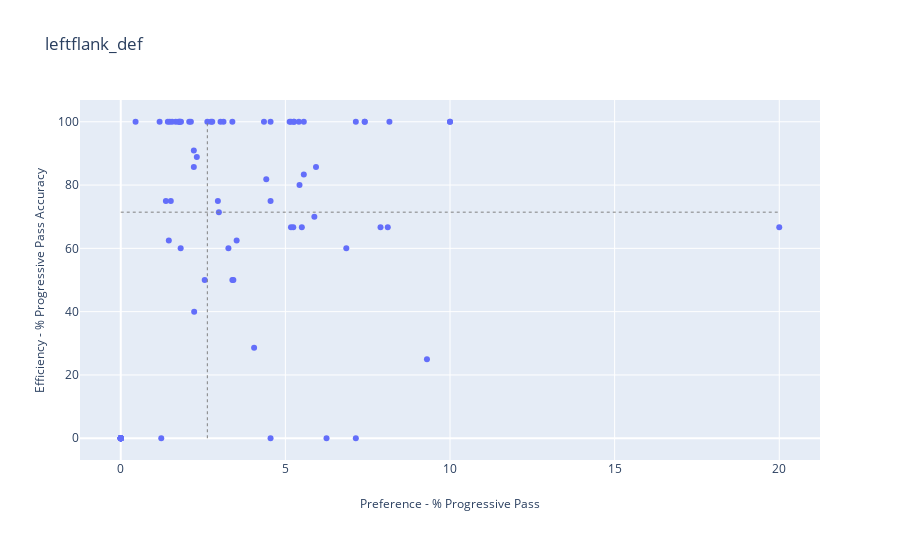
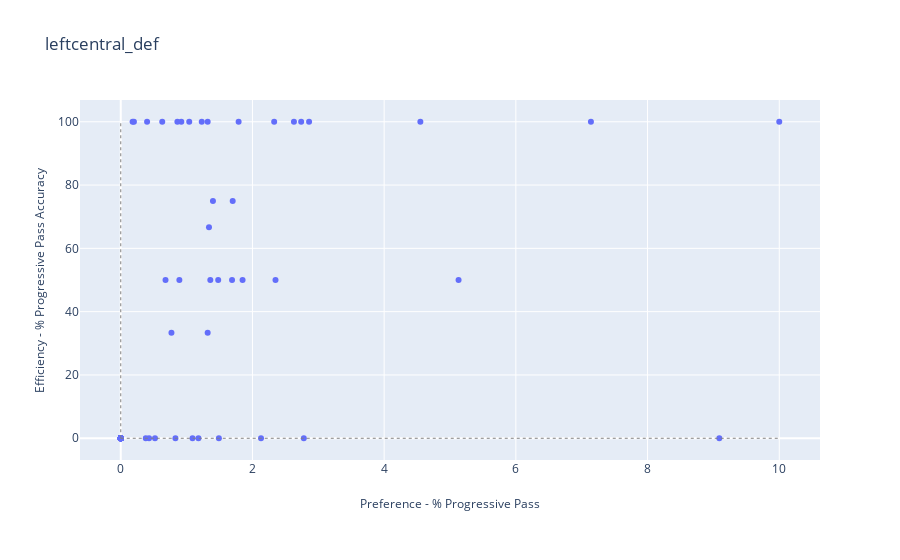
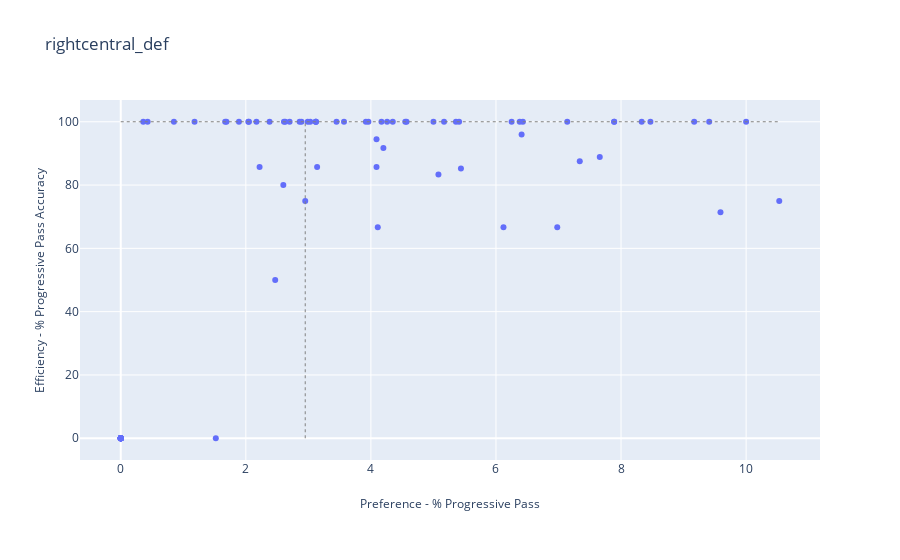
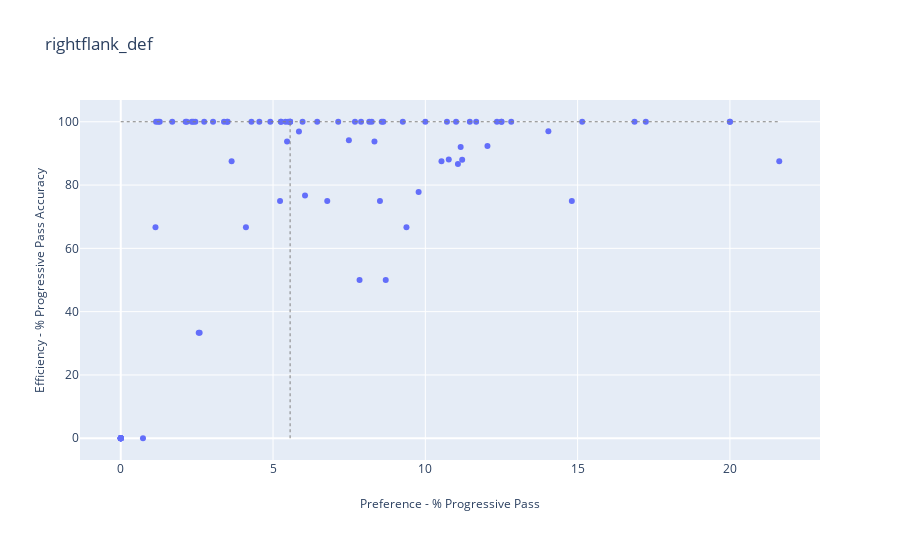

The cell these charts' notebook holds for them, in order:
### Code cell
plot_preference_accuracy_region(defender_attrs_lcb_plot_prefacc)

### Figure 1 — Plotly figure (JSON) as saved in the notebook; plotly's stock layout.template omitted (floating-point values rounded to 4 significant figures)
{"data": [{"mode": "markers", "name": "Plot0", "text": ["AaronCresswell LCB left", "AdrianMariappa L_CB right", "AhmedHegazi LCB right", "AhmedHegazi L_CB right", "AlfieMawson LCB right", "AlfieMawson L_CB right", "AngeloOgbonna LCB left", "AngeloOgbonna L_CB left", "AntonioRudiger LCB right", "AshleyWilliams L_CB right", "AymericLaporte LCB left", "AymericLaporte L_CB left", "BenMee L_CB left", "BrunoMartinsIndi LCB left", "BrunoMartinsIndi L_CB left", "CalumChambers L_CB right", "ChrisSmalling L_CB right", "ChristianKabasele LCB right", "ChristianKabasele L_CB right", "ChristopherSchindler L_CB right", "CiaranClark LCB left", "CiaranClark L_CB left", "CraigCathcart L_CB right", "DeclanRice LCB right", "DejanLovren L_CB right", "EliaquimMangala LCB left", "EliaquimMangala L_CB left", "ErikPieters LCB left", "FlorianLejeune L_CB right", "GaryCahill LCB right", "GeoffCameron LCB right", "HarryMaguire L_CB right", "JairoRiedewald LCB left", "JamesCollins LCB right", "JamesTarkowski L_CB right", "JamesTomkins LCB right", "JamesTomkins L_CB right", "JanVertonghen LCB left", "JanVertonghen L_CB left", "JonnyEvans LCB right", "JonnyEvans L_CB right", "JoseHolebas LCB left", "KevinWimmer LCB left", "KevinWimmer L_CB left", "KonstantinosMavropanos L_CB right", "KurtZouma L_CB right", "LaurentKoscielny LCB right", "LaurentKoscielny L_CB right", "LewisDunk LCB right", "LewisDunk L_CB right", "MamadouSakho L_CB left", "MarcosRojo LCB left", "MarcosRojo L_CB left", "MartinCranie L_CB right", "MayaYoshida L_CB right", "MichaelKeane LCB right", "MichaelKeane L_CB right", "MiguelBritos LCB left", "MiguelBritos L_CB left", "NachoMonreal LCB left", "NachoMonreal L_CB left", "NathanAke LCB left", "NathanAke L_CB left", "NicolasOtamendi LCB right", "NicolasOtamendi L_CB right", "PaulDummett LCB left", "PhilJagielka LCB right", "PhilJagielka L_CB right", "PhilJones LCB right", "PhilJones L_CB right", "RagnarKlavan L_CB left", "RobHolding LCB right", "RobHolding L_CB right", "ScottDann L_CB right", "SeadKolasinac LCB left", "ShkodranMustafi L_CB right", "SteveCook L_CB right", "TerenceKongolo LCB left", "TobyAlderweireld L_CB right", "TyroneMings LCB left", "VictorNilssonLindelof L_CB right", "VincentKompany L_CB right", "VirgilvanDijk L_CB right", "VirgilvanDijk L_CB right", "WesleyHoedt LCB left", "WesleyHoedt L_CB left", "WinstonReid L_CB right"], "type": "scatter", "x": [1.82, 4.35, 5.13, 5.93, 2.23, 4.42, 8.11, 1.18, 2.22, 2.08, 5.56, 1.75, 5.24, 0, 2.78, 3.12, 0, 0, 5.56, 2.95, 0, 4.05, 20, 4.55, 1.67, 0, 2.13, 0, 3.52, 1.56, 0, 2.22, 0, 0, 5.43, 7.14, 7.89, 2.98, 4.55, 1.79, 5.5, 0, 1.23, 5.26, 7.14, 3.39, 0, 5.17, 0, 2.31, 5.17, 0, 2.74, 0, 9.3, 6.25, 3.27, 4.55, 1.49, 1.52, 5.26, 6.85, 2.55, 1.43, 1.46, 0, 0, 3.03, 0, 5.88, 0.45, 7.41, 8.16, 3.39, 0, 0, 10, 0, 2.63, 0, 7.41, 10, 1.79, 1.83, 3.42, 1.37, 5.41], "y": [60, 100, 100, 85.71, 40, 81.82, 66.67, 100, 85.71, 100, 100, 100, 66.67, 0, 100, 100, 0, 0, 83.33, 75, 0, 28.57, 66.67, 0, 100, 0, 100, 0, 62.5, 100, 0, 90.91, 0, 0, 80, 0, 66.67, 71.43, 75, 100, 66.67, 0, 0, 100, 100, 50, 0, 100, 0, 88.89, 66.67, 0, 100, 0, 25, 0, 60, 100, 100, 75, 100, 60, 50, 100, 62.5, 0, 0, 100, 0, 70, 100, 100, 100, 100, 0, 0, 100, 0, 100, 0, 100, 100, 100, 100, 50, 75, 100]}], "layout": {"annotations": [{"showarrow": false, "text": "Preference - % Progressive Pass", "x": 0.5, "xref": "paper", "y": -0.15, "yref": "paper"}, {"showarrow": false, "text": "Efficiency - % Progressive Pass Accuracy", "textangle": -90, "x": -0.07, "xref": "paper", "y": 0.5, "yref": "paper"}], "autosize": true, "margin": {"b": 100}, "shapes": [{"line": {"color": "Grey", "dash": "dot", "width": 1}, "type": "line", "x0": 2.63, "x1": 2.63, "xref": "x", "y0": 0, "y1": 100, "yref": "y"}, {"line": {"color": "Grey", "dash": "dot", "width": 1}, "type": "line", "x0": 0, "x1": 20, "xref": "x", "y0": 71.43, "y1": 71.43, "yref": "y"}], "title": {"text": "leftflank_def"}}}

### Figure 2 — Plotly figure (JSON) as saved in the notebook; plotly's stock layout.template omitted (floating-point values rounded to 4 significant figures)
{"data": [{"mode": "markers", "name": "Plot1", "text": ["AaronCresswell LCB left", "AdrianMariappa L_CB right", "AhmedHegazi LCB right", "AhmedHegazi L_CB right", "AlfieMawson LCB right", "AlfieMawson L_CB right", "AngeloOgbonna LCB left", "AngeloOgbonna L_CB left", "AntonioRudiger LCB right", "AshleyWilliams L_CB right", "AymericLaporte LCB left", "AymericLaporte L_CB left", "BenMee L_CB left", "BrunoMartinsIndi LCB left", "BrunoMartinsIndi L_CB left", "CalumChambers L_CB right", "ChrisSmalling L_CB right", "ChristianKabasele LCB right", "ChristianKabasele L_CB right", "ChristopherSchindler L_CB right", "CiaranClark LCB left", "CiaranClark L_CB left", "CraigCathcart L_CB right", "DeclanRice LCB right", "DejanLovren L_CB right", "EliaquimMangala LCB left", "EliaquimMangala L_CB left", "ErikPieters LCB left", "FlorianLejeune L_CB right", "GaryCahill LCB right", "GeoffCameron LCB right", "HarryMaguire L_CB right", "JairoRiedewald LCB left", "JamesCollins LCB right", "JamesTarkowski L_CB right", "JamesTomkins LCB right", "JamesTomkins L_CB right", "JanVertonghen LCB left", "JanVertonghen L_CB left", "JonnyEvans LCB right", "JonnyEvans L_CB right", "JoseHolebas LCB left", "KevinWimmer LCB left", "KevinWimmer L_CB left", "KonstantinosMavropanos L_CB right", "KurtZouma L_CB right", "LaurentKoscielny LCB right", "LaurentKoscielny L_CB right", "LewisDunk LCB right", "LewisDunk L_CB right", "MamadouSakho L_CB left", "MarcosRojo LCB left", "MarcosRojo L_CB left", "MartinCranie L_CB right", "MayaYoshida L_CB right", "MichaelKeane LCB right", "MichaelKeane L_CB right", "MiguelBritos LCB left", "MiguelBritos L_CB left", "NachoMonreal LCB left", "NachoMonreal L_CB left", "NathanAke LCB left", "NathanAke L_CB left", "NicolasOtamendi LCB right", "NicolasOtamendi L_CB right", "PaulDummett LCB left", "PhilJagielka LCB right", "PhilJagielka L_CB right", "PhilJones LCB right", "PhilJones L_CB right", "RagnarKlavan L_CB left", "RobHolding LCB right", "RobHolding L_CB right", "ScottDann L_CB right", "SeadKolasinac LCB left", "ShkodranMustafi L_CB right", "SteveCook L_CB right", "TerenceKongolo LCB left", "TobyAlderweireld L_CB right", "TyroneMings LCB left", "VictorNilssonLindelof L_CB right", "VincentKompany L_CB right", "VirgilvanDijk L_CB right", "VirgilvanDijk L_CB right", "WesleyHoedt LCB left", "WesleyHoedt L_CB left", "WinstonReid L_CB right"], "type": "scatter", "x": [1.09, 0, 5.13, 1.69, 1.34, 0.4, 0, 2.35, 0.63, 1.04, 0, 0, 1.4, 0, 2.78, 0, 0, 0, 1.85, 1.48, 4.55, 0, 0, 9.09, 0.83, 0, 0, 0, 1.32, 0.52, 2.86, 0.2, 0, 0, 0, 7.14, 1.32, 0.43, 1.36, 1.79, 0.92, 0, 1.23, 2.63, 0, 0, 0, 0, 0, 0.77, 0.86, 0, 0, 0, 2.33, 0, 0, 0, 1.49, 0.38, 0, 2.74, 1.7, 0, 0.18, 0, 0, 0, 0, 1.18, 0.89, 0, 0, 0, 0, 2.13, 0, 0, 0, 0, 0, 10, 0, 0, 0, 0.68, 0], "y": [0, 0, 50, 50, 66.67, 100, 0, 50, 100, 100, 0, 0, 75, 0, 0, 0, 0, 0, 50, 50, 100, 0, 0, 0, 0, 0, 0, 0, 33.33, 0, 100, 100, 0, 0, 0, 100, 100, 0, 50, 100, 100, 0, 100, 100, 0, 0, 0, 0, 0, 33.33, 100, 0, 0, 0, 100, 0, 0, 0, 0, 0, 0, 100, 75, 0, 100, 0, 0, 0, 0, 0, 50, 0, 0, 0, 0, 0, 0, 0, 0, 0, 0, 100, 0, 0, 0, 50, 0]}], "layout": {"annotations": [{"showarrow": false, "text": "Preference - % Progressive Pass", "x": 0.5, "xref": "paper", "y": -0.15, "yref": "paper"}, {"showarrow": false, "text": "Efficiency - % Progressive Pass Accuracy", "textangle": -90, "x": -0.07, "xref": "paper", "y": 0.5, "yref": "paper"}], "autosize": true, "margin": {"b": 100}, "shapes": [{"line": {"color": "Grey", "dash": "dot", "width": 1}, "type": "line", "x0": 0, "x1": 0, "xref": "x", "y0": 0, "y1": 100, "yref": "y"}, {"line": {"color": "Grey", "dash": "dot", "width": 1}, "type": "line", "x0": 0, "x1": 10, "xref": "x", "y0": 0, "y1": 0, "yref": "y"}], "title": {"text": "leftcentral_def"}}}

### Figure 3 — Plotly figure (JSON) as saved in the notebook; plotly's stock layout.template omitted (floating-point values rounded to 4 significant figures)
{"data": [{"mode": "markers", "name": "Plot2", "text": ["AaronCresswell LCB left", "AdrianMariappa L_CB right", "AhmedHegazi LCB right", "AhmedHegazi L_CB right", "AlfieMawson LCB right", "AlfieMawson L_CB right", "AngeloOgbonna LCB left", "AngeloOgbonna L_CB left", "AntonioRudiger LCB right", "AshleyWilliams L_CB right", "AymericLaporte LCB left", "AymericLaporte L_CB left", "BenMee L_CB left", "BrunoMartinsIndi LCB left", "BrunoMartinsIndi L_CB left", "CalumChambers L_CB right", "ChrisSmalling L_CB right", "ChristianKabasele LCB right", "ChristianKabasele L_CB right", "ChristopherSchindler L_CB right", "CiaranClark LCB left", "CiaranClark L_CB left", "CraigCathcart L_CB right", "DeclanRice LCB right", "DejanLovren L_CB right", "EliaquimMangala LCB left", "EliaquimMangala L_CB left", "ErikPieters LCB left", "FlorianLejeune L_CB right", "GaryCahill LCB right", "GeoffCameron LCB right", "HarryMaguire L_CB right", "JairoRiedewald LCB left", "JamesCollins LCB right", "JamesTarkowski L_CB right", "JamesTomkins LCB right", "JamesTomkins L_CB right", "JanVertonghen LCB left", "JanVertonghen L_CB left", "JonnyEvans LCB right", "JonnyEvans L_CB right", "JoseHolebas LCB left", "KevinWimmer LCB left", "KevinWimmer L_CB left", "KonstantinosMavropanos L_CB right", "KurtZouma L_CB right", "LaurentKoscielny LCB right", "LaurentKoscielny L_CB right", "LewisDunk LCB right", "LewisDunk L_CB right", "MamadouSakho L_CB left", "MarcosRojo LCB left", "MarcosRojo L_CB left", "MartinCranie L_CB right", "MayaYoshida L_CB right", "MichaelKeane LCB right", "MichaelKeane L_CB right", "MiguelBritos LCB left", "MiguelBritos L_CB left", "NachoMonreal LCB left", "NachoMonreal L_CB left", "NathanAke LCB left", "NathanAke L_CB left", "NicolasOtamendi LCB right", "NicolasOtamendi L_CB right", "PaulDummett LCB left", "PhilJagielka LCB right", "PhilJagielka L_CB right", "PhilJones LCB right", "PhilJones L_CB right", "RagnarKlavan L_CB left", "RobHolding LCB right", "RobHolding L_CB right", "ScottDann L_CB right", "SeadKolasinac LCB left", "ShkodranMustafi L_CB right", "SteveCook L_CB right", "TerenceKongolo LCB left", "TobyAlderweireld L_CB right", "TyroneMings LCB left", "VictorNilssonLindelof L_CB right", "VincentKompany L_CB right", "VirgilvanDijk L_CB right", "VirgilvanDijk L_CB right", "WesleyHoedt LCB left", "WesleyHoedt L_CB left", "WinstonReid L_CB right"], "type": "scatter", "x": [0.36, 0, 0, 5.08, 3.12, 6.43, 2.7, 1.18, 2.22, 3.12, 0, 4.09, 4.2, 0, 0, 3.12, 4.17, 2.04, 0, 2.95, 0, 2.89, 0, 4.55, 1.67, 8.33, 4.26, 4.35, 3.96, 2.6, 0, 5.44, 0, 0, 2.17, 0, 2.63, 0.43, 4.09, 5.36, 7.34, 3.57, 2.47, 7.89, 0, 8.47, 0, 5.17, 7.14, 6.41, 3.45, 0, 9.59, 0, 6.98, 0, 2.61, 1.52, 2.99, 1.89, 10.53, 4.11, 7.66, 2.86, 4.57, 0, 3.92, 3.03, 5, 9.41, 6.25, 0, 6.12, 1.69, 2.38, 6.38, 10, 0, 7.89, 0, 0, 0, 3.14, 9.17, 0.85, 2.05, 5.41], "y": [100, 0, 0, 83.33, 100, 100, 100, 100, 85.71, 100, 0, 85.71, 91.67, 0, 0, 100, 100, 100, 0, 75, 0, 100, 0, 100, 100, 100, 100, 100, 100, 80, 0, 85.19, 0, 0, 100, 0, 100, 100, 94.44, 100, 87.5, 100, 50, 100, 0, 100, 0, 100, 100, 96, 100, 0, 71.43, 0, 66.67, 0, 100, 0, 100, 100, 75, 66.67, 88.89, 100, 100, 0, 100, 100, 100, 100, 100, 0, 66.67, 100, 100, 100, 100, 0, 100, 0, 0, 0, 85.71, 100, 100, 100, 100]}], "layout": {"annotations": [{"showarrow": false, "text": "Preference - % Progressive Pass", "x": 0.5, "xref": "paper", "y": -0.15, "yref": "paper"}, {"showarrow": false, "text": "Efficiency - % Progressive Pass Accuracy", "textangle": -90, "x": -0.07, "xref": "paper", "y": 0.5, "yref": "paper"}], "autosize": true, "margin": {"b": 100}, "shapes": [{"line": {"color": "Grey", "dash": "dot", "width": 1}, "type": "line", "x0": 2.95, "x1": 2.95, "xref": "x", "y0": 0, "y1": 100, "yref": "y"}, {"line": {"color": "Grey", "dash": "dot", "width": 1}, "type": "line", "x0": 0, "x1": 10.53, "xref": "x", "y0": 100, "y1": 100, "yref": "y"}], "title": {"text": "rightcentral_def"}}}

### Figure 4 — Plotly figure (JSON) as saved in the notebook; plotly's stock layout.template omitted (floating-point values rounded to 4 significant figures)
{"data": [{"mode": "markers", "name": "Plot3", "text": ["AaronCresswell LCB left", "AdrianMariappa L_CB right", "AhmedHegazi LCB right", "AhmedHegazi L_CB right", "AlfieMawson LCB right", "AlfieMawson L_CB right", "AngeloOgbonna LCB left", "AngeloOgbonna L_CB left", "AntonioRudiger LCB right", "AshleyWilliams L_CB right", "AymericLaporte LCB left", "AymericLaporte L_CB left", "BenMee L_CB left", "BrunoMartinsIndi LCB left", "BrunoMartinsIndi L_CB left", "CalumChambers L_CB right", "ChrisSmalling L_CB right", "ChristianKabasele LCB right", "ChristianKabasele L_CB right", "ChristopherSchindler L_CB right", "CiaranClark LCB left", "CiaranClark L_CB left", "CraigCathcart L_CB right", "DeclanRice LCB right", "DejanLovren L_CB right", "EliaquimMangala LCB left", "EliaquimMangala L_CB left", "ErikPieters LCB left", "FlorianLejeune L_CB right", "GaryCahill LCB right", "GeoffCameron LCB right", "HarryMaguire L_CB right", "JairoRiedewald LCB left", "JamesCollins LCB right", "JamesTarkowski L_CB right", "JamesTomkins LCB right", "JamesTomkins L_CB right", "JanVertonghen LCB left", "JanVertonghen L_CB left", "JonnyEvans LCB right", "JonnyEvans L_CB right", "JoseHolebas LCB left", "KevinWimmer LCB left", "KevinWimmer L_CB left", "KonstantinosMavropanos L_CB right", "KurtZouma L_CB right", "LaurentKoscielny LCB right", "LaurentKoscielny L_CB right", "LewisDunk LCB right", "LewisDunk L_CB right", "MamadouSakho L_CB left", "MarcosRojo LCB left", "MarcosRojo L_CB left", "MartinCranie L_CB right", "MayaYoshida L_CB right", "MichaelKeane LCB right", "MichaelKeane L_CB right", "MiguelBritos LCB left", "MiguelBritos L_CB left", "NachoMonreal LCB left", "NachoMonreal L_CB left", "NathanAke LCB left", "NathanAke L_CB left", "NicolasOtamendi LCB right", "NicolasOtamendi L_CB right", "PaulDummett LCB left", "PhilJagielka LCB right", "PhilJagielka L_CB right", "PhilJones LCB right", "PhilJones L_CB right", "RagnarKlavan L_CB left", "RobHolding LCB right", "RobHolding L_CB right", "ScottDann L_CB right", "SeadKolasinac LCB left", "ShkodranMustafi L_CB right", "SteveCook L_CB right", "TerenceKongolo LCB left", "TobyAlderweireld L_CB right", "TyroneMings LCB left", "VictorNilssonLindelof L_CB right", "VincentKompany L_CB right", "VirgilvanDijk L_CB right", "VirgilvanDijk L_CB right", "WesleyHoedt LCB left", "WesleyHoedt L_CB left", "WinstonReid L_CB right"], "type": "scatter", "x": [0.73, 2.17, 12.82, 3.39, 11.16, 16.87, 5.41, 8.24, 3.49, 11.46, 5.56, 3.51, 2.45, 6.45, 5.56, 9.38, 12.5, 0, 12.04, 11.07, 0, 1.16, 20, 0, 11.67, 0, 2.13, 8.7, 7.49, 8.33, 8.57, 6.05, 0, 10.71, 9.78, 0, 10.53, 1.28, 3.64, 0, 5.5, 0, 1.23, 7.89, 0, 6.78, 17.24, 8.62, 7.14, 10.77, 2.59, 5.56, 4.11, 12.5, 2.33, 0, 5.23, 3.03, 5.97, 1.14, 5.26, 2.74, 14.04, 4.29, 5.85, 4.55, 7.84, 15.15, 10, 12.35, 4.91, 14.81, 8.16, 1.69, 2.38, 8.51, 20, 0, 5.26, 7.69, 9.26, 0, 11.21, 11.01, 2.56, 5.46, 21.62], "y": [0, 100, 100, 100, 92, 100, 100, 100, 100, 100, 100, 100, 100, 100, 100, 66.67, 100, 0, 92.31, 86.67, 0, 100, 100, 0, 100, 0, 100, 50, 94.12, 93.75, 100, 76.67, 0, 100, 77.78, 0, 87.5, 100, 87.5, 0, 100, 0, 100, 100, 0, 75, 100, 100, 100, 88.1, 33.33, 100, 66.67, 100, 100, 0, 75, 100, 100, 66.67, 100, 100, 96.97, 100, 96.88, 100, 50, 100, 100, 100, 100, 75, 100, 100, 100, 75, 100, 0, 100, 100, 100, 0, 88, 100, 33.33, 93.75, 87.5]}], "layout": {"annotations": [{"showarrow": false, "text": "Preference - % Progressive Pass", "x": 0.5, "xref": "paper", "y": -0.15, "yref": "paper"}, {"showarrow": false, "text": "Efficiency - % Progressive Pass Accuracy", "textangle": -90, "x": -0.07, "xref": "paper", "y": 0.5, "yref": "paper"}], "autosize": true, "margin": {"b": 100}, "shapes": [{"line": {"color": "Grey", "dash": "dot", "width": 1}, "type": "line", "x0": 5.56, "x1": 5.56, "xref": "x", "y0": 0, "y1": 100, "yref": "y"}, {"line": {"color": "Grey", "dash": "dot", "width": 1}, "type": "line", "x0": 0, "x1": 21.62, "xref": "x", "y0": 100, "y1": 100, "yref": "y"}], "title": {"text": "rightflank_def"}}}
